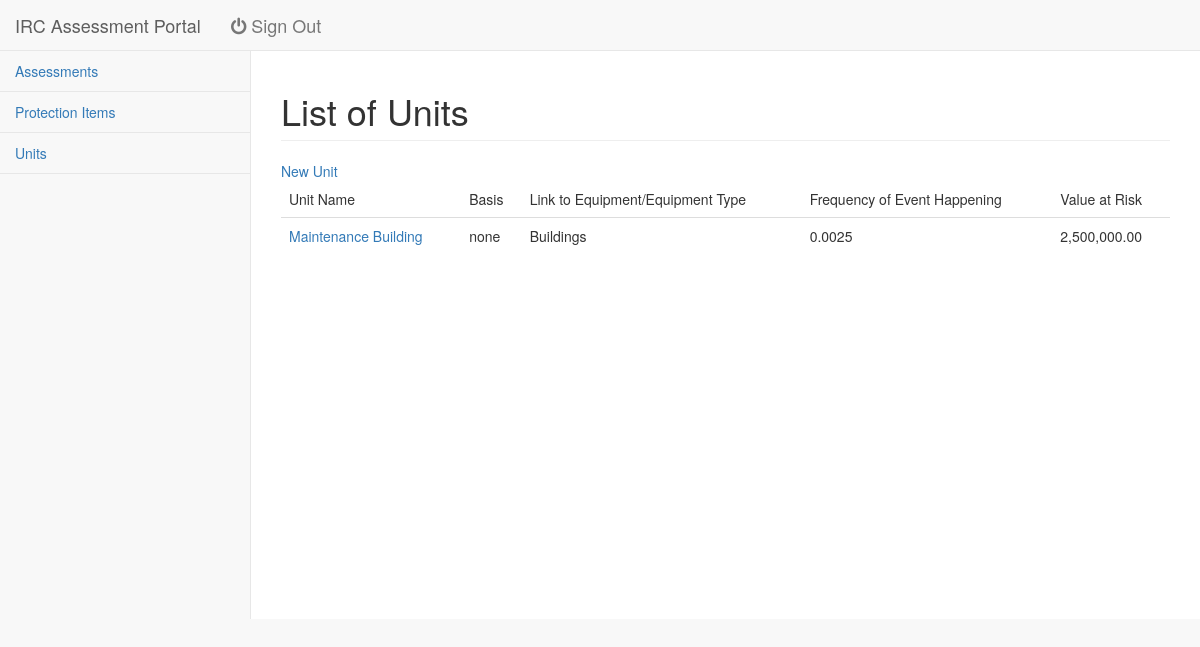
The page /Units/ (signed in) on the database as committed earlier.
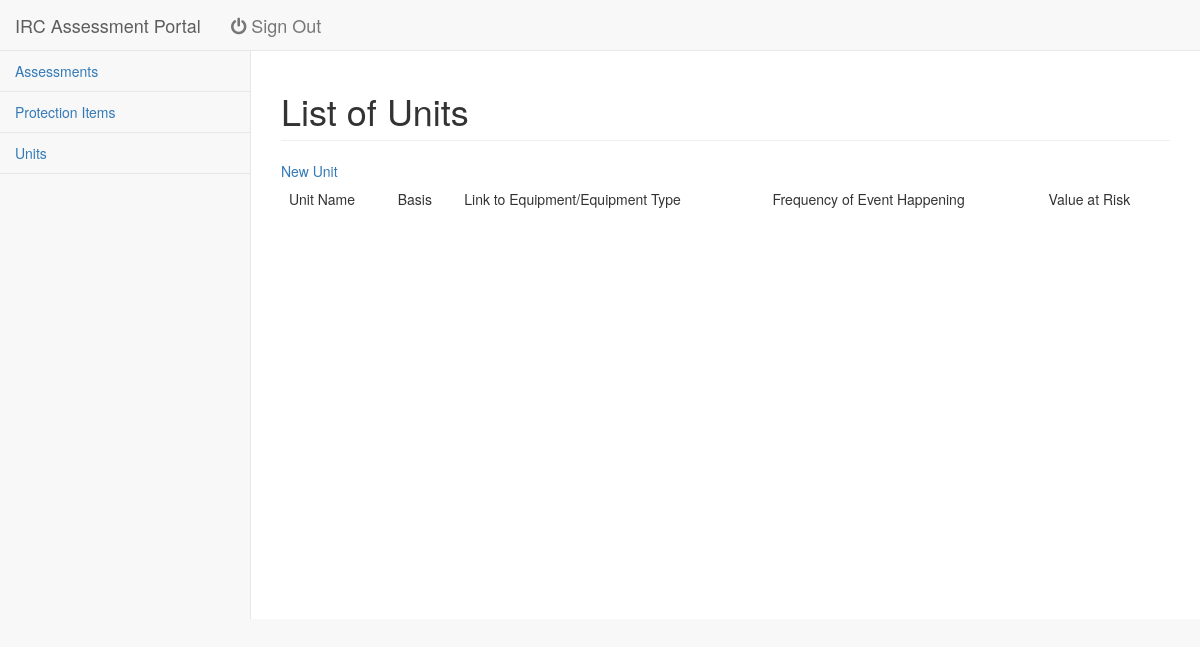
The same page on the database as committed later.
### IRC/models.py (models this page shows, shortened)
class Unit(models.Model):
	name = models.CharField(max_length=200)
	basis = models.CharField(max_length=200)
	link = models.CharField(max_length=200)
	freq = models.DecimalField(max_digits=8, decimal_places=8)
	value = models.DecimalField(max_digits=14, decimal_places=2)
	def get_absolute_url(self):
		return reverse('unitsDetailView', args=[str(self.pk)])

### IRC/views.py (the view)
# urls.py: url(r'^Units/$', views.UnitsListView.as_view(), name='unitsListView'),
class UnitsListView(ListView):
	model = Unit

### IRC/templates/IRC/unit_list.html (shortened to what this page needs)
{% extends 'base.html' %}
{% block header %}
	{% if user.is_authenticated %}
		List of Units
	{% endif %}
{% endblock %}
{% block content %}
	{%if user.is_authenticated %}
		{% load humanize %}
		<a href="{% url 'unit_new' %}">New Unit</a>
		<table class="table">
			<thead><tr>
				<td>Unit Name</td>
				<td>Basis</td>
				<td>Link to Equipment/Equipment Type</td>
				<td>Frequency of Event Happening</td>
				<td>Value at Risk</td>
			</tr></thead>
			<tbody>
		{% for unit in object_list %}
			<tr>
				<td><a href="{{ unit.get_absolute_url }}">{{unit.name}}</a></td>
				<td>{{unit.basis}}</td>
				<td>{{unit.link}}</td>
				<td>{{unit.freq.normalize}}</td>
				<td>{{unit.value|intcomma}}</td>
			</tr>
		{% endfor %}
			</tbody>
		</table>
	{% else %}
		<a href="{% url 'login'%}"> Login Here</a><br>
	{% endif %}
{% endblock %}

Rows that differ between the two databases and show on the page:
removed Unit: name "Maintenance Building", basis "none", link "Buildings", freq.normalize "0.0025", value "2,500,000.00"
